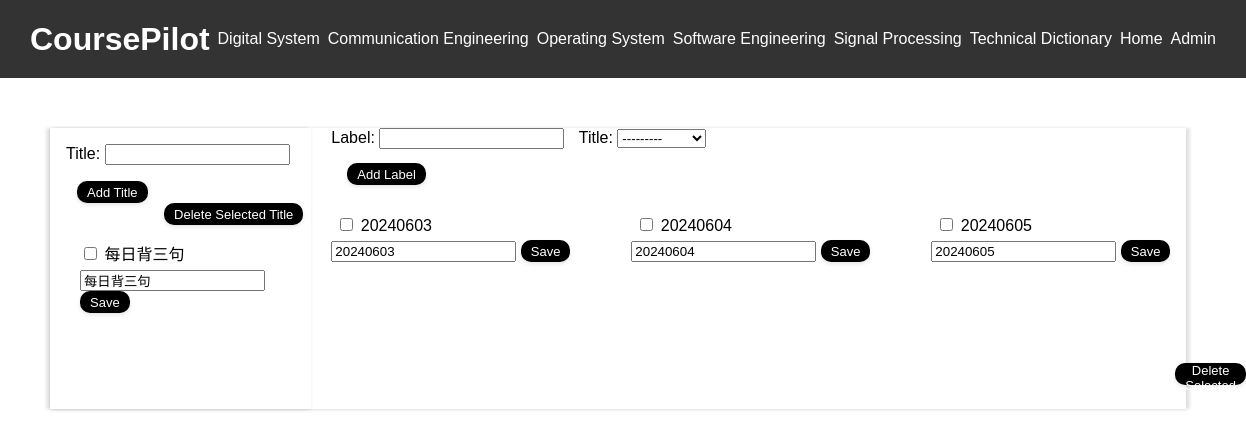
The page /EDPage/daily_vocabulary/ on the database its author committed.
### courses/models.py (models this page shows, shortened)
class Title(models.Model):
    id = models.AutoField(primary_key=True)
    title = models.CharField(max_length=200, null=True)
    def __str__(self):
        return self.title

class Label(models.Model):
    id = models.AutoField(primary_key=True)
    label = models.CharField(max_length=200, null=True)
    title = models.ForeignKey(Title, related_name='labels', on_delete=models.CASCADE)

### courses/views.py (the view)
# urls.py: path('EDPage/daily_vocabulary/', views.daily_vocabulary, name='daily_vocabulary'),
def daily_vocabulary(request):
    error_message = None
    if request.method == 'POST':
        if 'delete_titles' in request.POST:
            titles_to_delete = request.POST.getlist('titles_to_delete')
            if titles_to_delete:
                Title.objects.filter(id__in=titles_to_delete).delete()
            return redirect('courses:daily_vocabulary')
        if 'delete_labels' in request.POST:
            labels_to_delete = request.POST.getlist('labels_to_delete')
            if labels_to_delete:
                Label.objects.filter(id__in=labels_to_delete).delete()
            return redirect('courses:daily_vocabulary')
        if 'title_form' in request.POST:
            title_form = TitleForm(request.POST)
            if title_form.is_valid():
                title_form.save()
                return redirect('courses:daily_vocabulary')
            label_form = LabelForm()
        elif 'label_form' in request.POST:
            label_form = LabelForm(request.POST)
            if label_form.is_valid():
                new_label = label_form.cleaned_data['label']
                if Label.objects.filter(label=new_label).exists():
                    error_message = f"The label '{new_label}' already exists."
                else:
                    label_form.save()
                    return redirect('courses:daily_vocabulary')
            title_form = TitleForm()
        elif 'edit_title' in request.POST:
            title_id = request.POST.get('title_id')
            new_title = request.POST.get('new_title')
            Title.objects.filter(id=title_id).update(title=new_title)
            return redirect('courses:daily_vocabulary')
        elif 'edit_label' in request.POST:
            label_id = request.POST.get('label_id')
            new_label = request.POST.get('new_label')
            if Label.objects.filter(label=new_label).exists():
                error_message = f"The label '{new_label}' already exists."
            else:
                Label.objects.filter(id=label_id).update(label=new_label)
            return redirect('courses:daily_vocabulary')
    else:
        title_form = TitleForm()
        label_form = LabelForm()
    latest_Title_list = Title.objects.all()
    latest_Label_list = Label.objects.all()
    context = {
        "latest_Title_list": latest_Title_list,
        "latest_Label_list": latest_Label_list,
        "title_form": title_form,
        "label_form": label_form,
        "error_message": error_message
    }
    return render(request, 'courses/detailedCourse/daily_vocabulary.html', context)

### courses/forms.py
class TitleForm(forms.ModelForm):
    class Meta:
        model = Title
        fields = ['title']
        labels = {
            'title': 'Title',
        }

class LabelForm(forms.ModelForm):
    class Meta:
        model = Label
        fields = ['label', 'title']
        labels = {
            'label': 'Label',
            'title': 'Title'
        }

### courses/templates/courses/detailedCourse/daily_vocabulary.html (shortened to what this page needs)
{% extends "courses/base.html" %}
{% block content %}
<div class="table-container">
    <div class="left-column">
        <form method="post" action="{% url 'courses:daily_vocabulary' %}" style="margin-left: 16px;">
            <span style="display: inline-block;">{{ title_form.as_p }}</span>
            <button type="submit" style="margin-left: 11px;">Add Title</button>
        </form>
        <form method="post" action="{% url 'courses:daily_vocabulary' %}">
            <div style="text-align: right; margin-bottom: 4px; margin-right: 8px;">
                <button type="submit" name="delete_titles">Delete Selected Title</button>
            </div>
            <ul>
                {% for title in latest_Title_list %}
                <li data-title="{{ title.title }}">
                    <label>
                        <input type="checkbox" name="titles_to_delete" value="{{ title.id }}">
                        <span id="title-text-{{ title.id }}">{{ title.title }}</span>
                        <div style="padding-top: 5px;">
                            <form method="post" action="{% url 'courses:daily_vocabulary' %}" id="edit-title-form-{{ title.id }}">
                                <input type="text" name="new_title" value="{{ title.title }}">
                                <button type="submit">Save</button>
                            </form>
                        </div>
                    </label>
                </li>
                {% endfor %}
            </ul>
        </form>
    </div>
    <div class="right-column">
        <form method="post" action="{% url 'courses:daily_vocabulary' %}" style="margin-left: 20px; margin-right: 400px;">
            <label for="id_label" style="display: inline-block;">Label:</label>
            {{ label_form.label }}
            <label for="id_title" style="display: inline-block; margin-left: 10px;">Title:</label>
            {{ label_form.title }}
            <button type="submit" style="display: inline-block; margin-left: 16px; margin-top: 14px;">Add Label</button>
        </form>
        <form method="post" action="{% url 'courses:daily_vocabulary' %}">
            <div class="label-group">
                {% for label in latest_Label_list %}
                    <div style="padding: 20px; width: 260px; height: 50px;">
                        <span class="label-item" data-foreign-key="{{ label.title }}" style="margin-left: 5px;">
                            <input type="checkbox" name="labels_to_delete" value="{{ label.id }}">
                            <a href="{% url 'courses:custom_page' %}?label={{ label.label }}" style="text-decoration: none; color: black;">{{ label.label }}</a>
                            <div style="padding-top: 5px;">
                                <form method="post" action="{% url 'courses:daily_vocabulary' %}" id="edit-label-form-{{ label.id }}">
                                    <input type="text" name="new_label" value="{{ label.label }}">
                                    <button type="submit">Save</button>
                                </form>
                            </div>
                        </span>
                    </div>
                {% endfor %}
                <div style="padding-left: 864px; padding-top: 78px;">
                    <button type="submit" name="delete_labels">Delete Selected Label</button>
                </div>
            </div>
        </form>
    </div>
</div>
{% endblock %}

### courses/templates/courses/base.html (style rules this page uses)
body { font-family: Arial, sans-serif; margin: 0; padding: 0; }

### courses/templates/courses/detailedCourse/daily_vocabulary.html (style rules this page uses)
.table-container { display: flex; box-shadow: 4px 0px 3px rgba(0, 0, 0, 0.1), 0 1px 3px rgba(0, 0, 0, 0.08); width: 95%; }
.left-column { width: 23%; box-shadow: -4px 0px 3px rgba(0, 0, 0, 0.1), 0 1px 3px rgba(0, 0, 0, 0.08); }
.right-column { width: 77%; display: flex; flex-wrap: wrap; }
.label-group { display: flex; flex-wrap: wrap; align-content: flex-start; margin-top: 10px; }
ul { list-style-type: none; padding-top: -2px; margin-left: -10px; }
ul li { margin-bottom: 24px; }
button { background-color: #000; color: #fff; border: none; padding: 0px 10px; text-align: center; display: inline-block; height: 22px; font-size: 13px; cursor: pointer; border-radius: 10px; box-shadow: 0 2px 4px rgba(0, 0, 0, 0.1); transition: background-color 0.3s, color 0.3s, transform 0.3s; }

### rows shown on the page
Title: title "每日背三句", new_title "每日背三句", title "---------"
Label: label "20240603", new_label "20240603"
Label: label "20240604", new_label "20240604"
Label: label "20240605", new_label "20240605"
